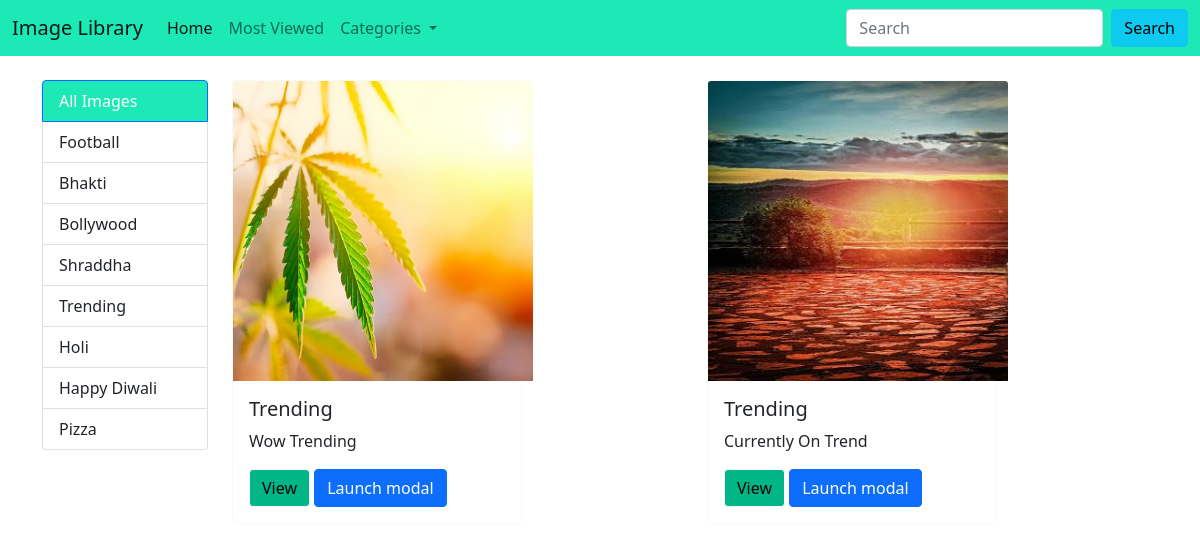
The app's page /category/6 with its own data.
### myapp/models.py (models this page shows, shortened)
class Category(models.Model):
    title = models.CharField(max_length=100)
    description = models.TextField()

class Image(models.Model):
    title = models.CharField(max_length=100)
    description = models.TextField()
    image = models.ImageField(upload_to ='images')
    added_date = models.DateTimeField()
    cat=models.ForeignKey(Category,on_delete=models.CASCADE)

### myapp/views.py (the view)
# urls.py: path('category/<int:cid>' ,views.ShowCategoryPage.as_view()),
class ShowCategoryPage(TemplateView,):
    def get_context_data(self,cid, **kwargs,):
        context = super().get_context_data(**kwargs)
        context['images'] = Image.objects.filter(cat=cid)
        context['categories']=Category.objects.all()
        context['category']=Category.objects.get(pk=cid)
        return context
    template_name = 'home.html'

### templates/home.html (shortened to what this page needs)
<!doctype html>
<html lang="en">
  <head>
    <link href="https://cdn.jsdelivr.net/npm/bootstrap@5.0.0-beta2/dist/css/bootstrap.min.css" rel="stylesheet">
  </head>
  <body>
    {% include 'navbar.html' %}
  <div class="container">
     <div class="row mt-4">
             <div class="col-md-2 ">
                <div class="list-group">
                   <a href="{% url 'ShowHome' %} " class="list-group-item list-group-item-action active "
                    style="background-color: #1de9b6;"aria-current="true">All Images</a>
                    {% for i in categories %}
                    <a href="/category/{{ i.pk}}" class="list-group-item list-group-item-action "
                    tabindex="-1" >{{ i.title }}</a>
                    {% endfor %}
                </div>
             </div>
     <div class="col-md-10">
         <div class="card-columns">
              <div class="row">
             {% for i in images %}
                  <div class="col-sm  ">
                  <div class="card border border-light" style="width: 290px;" >
                      <img src="/media/{{ i.image }}" class="card-img-top " style="width: 300px; height: 300px " alt="...">
                      <div class="card-body" >
                        <h5 class="card-title">{{ i.title }}</h5>
                        <p class="card-text">{{ i.description }}</p>
                        <a href="/media/{{ i.image }}"  class="btn btn-light"
                         style="background-color:#00b686">View </a>
                         <a href="#" class="btn btn-primary  " onclick="showmodalwithimage('{{ i.image }}')">
                          Launch modal</a> </div>
                      </div>
                  </div>
             {% endfor %} </div>
                  </div>
             </div>
         </div>
     </div>
  </body>
</html>

### records on screen
Category: title "Football"
Category: title "Bhakti"
Category: title "Bollywood"
Category: title "Shraddha"
Category: title "Trending"
Category: title "Holi"
Category: title "Happy Diwali"
Category: title "Pizza"
Image: image (picture), title "Trending", description "Wow Trending"
Image: image (picture), title "Trending", description "Currently On Trend"
